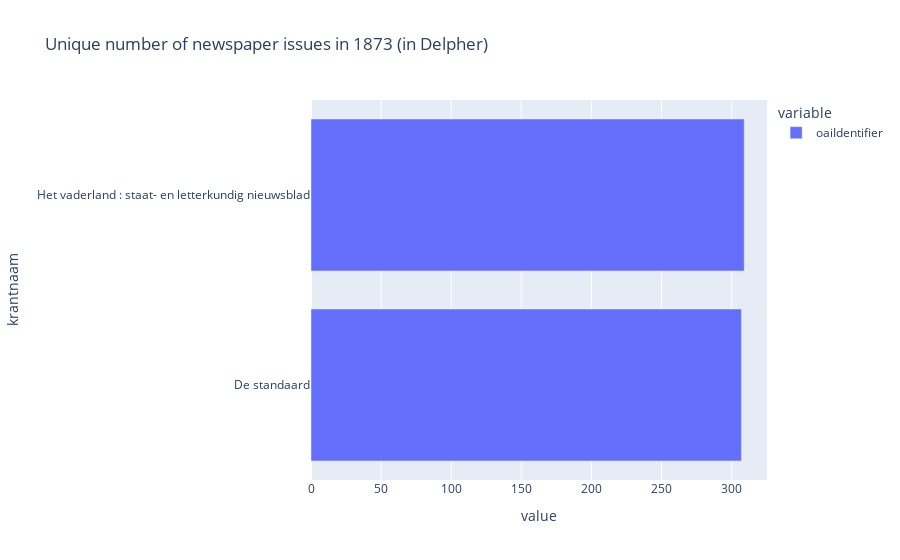

Notebook source saved alongside this figure:
### Code cell
fig = px.bar(unique_newspapers,
             orientation='h',
             title='Unique number of newspaper issues in 1873 (in Delpher)')
fig.show()

### Figure 1 — Plotly figure (JSON) as saved in the notebook; plotly's stock layout.template omitted (floating-point values rounded to 4 significant figures)
{"data": [{"alignmentgroup": "True", "hovertemplate": "variable=oaiIdentifier<br>value=%{x}<br>krantnaam=%{y}<extra></extra>", "legendgroup": "oaiIdentifier", "marker": {"color": "#636efa", "pattern": {"shape": ""}}, "name": "oaiIdentifier", "offsetgroup": "oaiIdentifier", "orientation": "h", "showlegend": true, "textposition": "auto", "type": "bar", "x": [307, 309], "xaxis": "x", "y": ["De standaard", "Het vaderland : staat- en letterkundig nieuwsblad"], "yaxis": "y"}], "layout": {"barmode": "relative", "legend": {"title": {"text": "variable"}, "tracegroupgap": 0}, "title": {"text": "Unique number of newspaper issues in 1873 (in Delpher)"}, "xaxis": {"anchor": "y", "domain": [0, 1], "title": {"text": "value"}}, "yaxis": {"anchor": "x", "domain": [0, 1], "title": {"text": "krantnaam"}}}}
